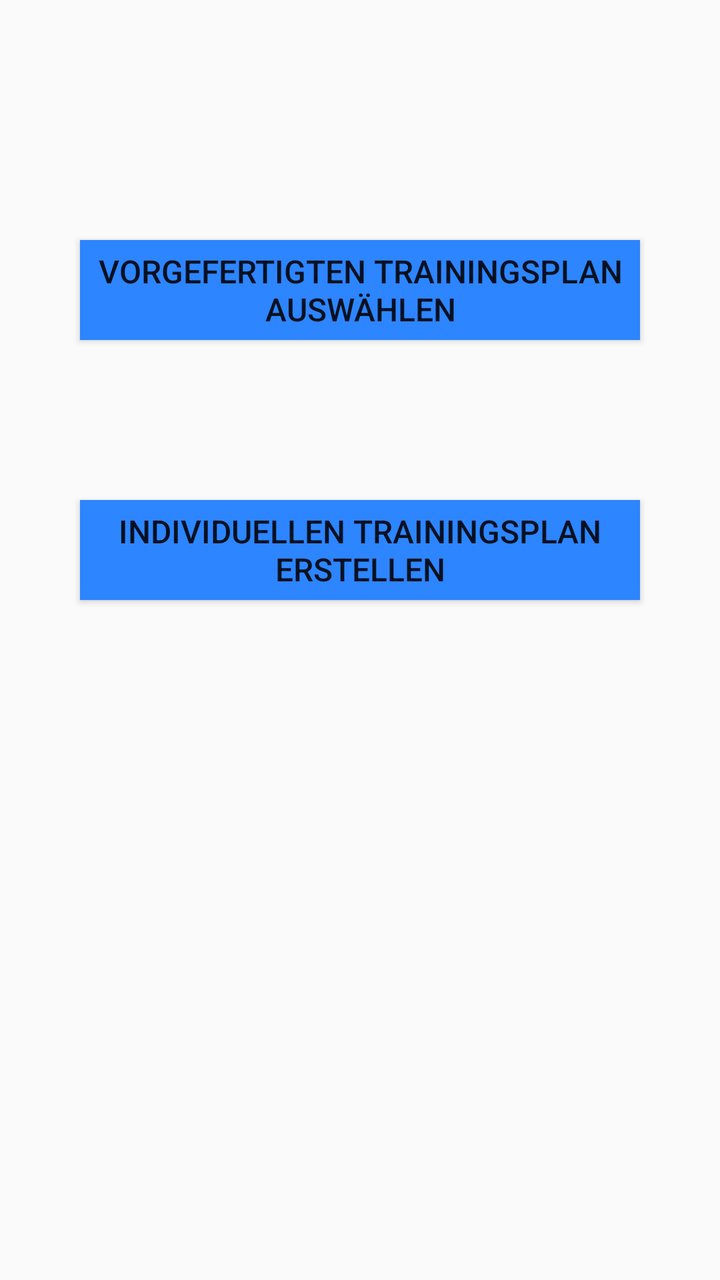
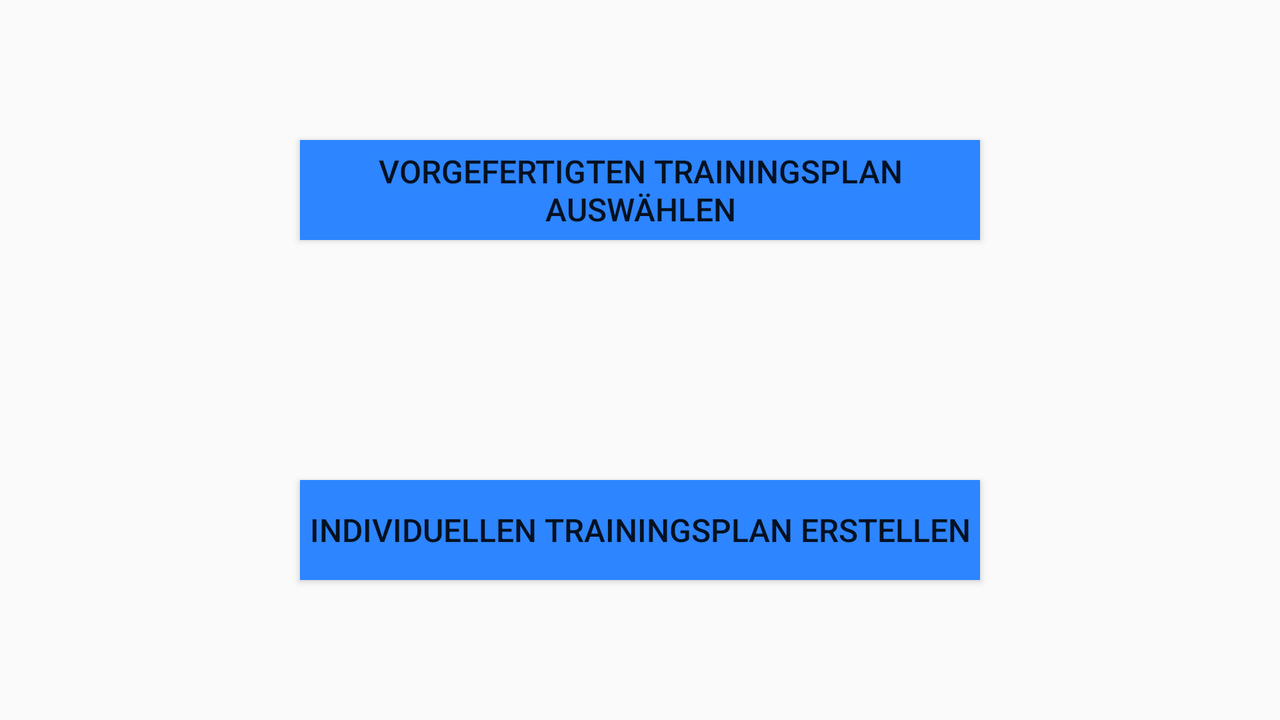

Two renders of one Android screen. The first uses the default layout on a phone; the second uses the alternative layout the repository ships for a different screen configuration, on a matching device. The two XML files are below.
<!-- AndroidManifest.xml: application theme AppTheme -->
<!-- res/layout/content_select_or_create.xml -->
<?xml version="1.0" encoding="utf-8"?>
<androidx.constraintlayout.widget.ConstraintLayout xmlns:android="http://schemas.android.com/apk/res/android"
    xmlns:app="http://schemas.android.com/apk/res-auto"
    xmlns:tools="http://schemas.android.com/tools"
    android:layout_width="match_parent"
    android:layout_height="match_parent"
    app:layout_behavior="@string/appbar_scrolling_view_behavior"
    tools:context=".SelectOrCreateActivity"
    tools:showIn="@layout/activity_select_or_create">

    <Button
        android:id="@+id/select_prebuilt_workout_plan_button"
        android:layout_width="match_parent"
        android:layout_height="@dimen/button_height"
        android:layout_marginStart="@dimen/margin_portrait"
        android:layout_marginTop="120dp"
        android:layout_marginEnd="@dimen/margin_portrait"
        android:background="@drawable/button_background"
        android:text="@string/select_prebuilt_workout_plan"
        android:textSize="16sp"
        app:layout_constraintEnd_toEndOf="parent"
        app:layout_constraintStart_toStartOf="parent"
        app:layout_constraintTop_toTopOf="parent" />

    <Button
        android:id="@+id/create_individual_workout_plan_button"
        android:layout_width="match_parent"
        android:layout_height="@dimen/button_height"
        android:layout_marginStart="@dimen/margin_portrait"
        android:layout_marginTop="80dp"
        android:layout_marginEnd="@dimen/margin_portrait"
        android:background="@drawable/button_background"
        android:text="@string/create_individual_workout_plan"
        android:textSize="16sp"
        app:layout_constraintEnd_toEndOf="parent"
        app:layout_constraintStart_toStartOf="parent"
        app:layout_constraintTop_toBottomOf="@+id/select_prebuilt_workout_plan_button" />

</androidx.constraintlayout.widget.ConstraintLayout>
<!-- res/layout/activity_select_or_create.xml (included above) -->
<?xml version="1.0" encoding="utf-8"?>
<androidx.constraintlayout.widget.ConstraintLayout xmlns:android="http://schemas.android.com/apk/res/android"
    xmlns:app="http://schemas.android.com/apk/res-auto"
    xmlns:tools="http://schemas.android.com/tools"
    android:layout_width="match_parent"
    android:layout_height="match_parent"
    tools:context=".SelectOrCreateActivity">

    <include layout="@layout/content_select_or_create" />

</androidx.constraintlayout.widget.ConstraintLayout>
<!-- resources referenced by this layout -->
<resources>
  <dimen name="button_height">50dp</dimen>
  <dimen name="margin_portrait">40dp</dimen>
  <!-- drawable button_background (drawable) -->
  <?xml version="1.0" encoding="utf-8"?>
  <shape xmlns:android="http://schemas.android.com/apk/res/android"
      android:shape="rectangle">
      <gradient
          android:angle="135"
          android:centerColor="@color/color_primary"
          android:endColor="@color/color_primary"
          android:startColor="@color/color_primary"
          android:type="linear" />
  </shape>
  <string name="create_individual_workout_plan">Individuellen Trainingsplan erstellen</string>
  <string name="select_prebuilt_workout_plan">Vorgefertigten Trainingsplan auswählen</string>
  <style name="AppTheme" parent="Theme.AppCompat.Light.DarkActionBar">
          <item name="colorPrimary">@color/color_primary</item>
          <item name="colorPrimaryDark">@color/color_primary_dark</item>
          <item name="colorAccent">@color/color_accent</item>
      </style>
  <color name="color_primary">#2d85ff</color>
  <color name="color_primary_dark">#0050ff</color>
  <color name="color_accent">#ff0000</color>
</resources>
<!-- res/layout-land/content_select_or_create.xml (the repository's variant of the layout above) -->
<!-- drawn on the phone turned sideways -->
<?xml version="1.0" encoding="utf-8"?>
<androidx.constraintlayout.widget.ConstraintLayout xmlns:android="http://schemas.android.com/apk/res/android"
    xmlns:app="http://schemas.android.com/apk/res-auto"
    xmlns:tools="http://schemas.android.com/tools"
    android:layout_width="match_parent"
    android:layout_height="match_parent"
    app:layout_behavior="@string/appbar_scrolling_view_behavior"
    tools:context=".SelectOrCreateActivity"
    tools:showIn="@layout/activity_select_or_create">

    <Button
        android:id="@+id/select_prebuilt_workout_plan_button"
        android:layout_width="match_parent"
        android:layout_height="@dimen/button_height"
        android:layout_marginStart="@dimen/margin_land"
        android:layout_marginTop="70dp"
        android:layout_marginEnd="@dimen/margin_land"
        android:background="@drawable/button_background"
        android:text="@string/select_prebuilt_workout_plan"
        android:textSize="16sp"
        app:layout_constraintEnd_toEndOf="parent"
        app:layout_constraintStart_toStartOf="parent"
        app:layout_constraintTop_toTopOf="parent" />

    <Button
        android:id="@+id/create_individual_workout_plan_button"
        android:layout_width="match_parent"
        android:layout_height="@dimen/button_height"
        android:layout_marginStart="@dimen/margin_land"
        android:layout_marginEnd="@dimen/margin_land"
        android:layout_marginBottom="70dp"
        android:background="@drawable/button_background"
        android:text="@string/create_individual_workout_plan"
        android:textSize="16sp"
        app:layout_constraintBottom_toBottomOf="parent"
        app:layout_constraintEnd_toEndOf="parent"
        app:layout_constraintStart_toStartOf="parent" />

</androidx.constraintlayout.widget.ConstraintLayout>
<!-- res/layout/content_select_or_create.xml (included above) -->
<?xml version="1.0" encoding="utf-8"?>
<androidx.constraintlayout.widget.ConstraintLayout xmlns:android="http://schemas.android.com/apk/res/android"
    xmlns:app="http://schemas.android.com/apk/res-auto"
    xmlns:tools="http://schemas.android.com/tools"
    android:layout_width="match_parent"
    android:layout_height="match_parent"
    app:layout_behavior="@string/appbar_scrolling_view_behavior"
    tools:context=".SelectOrCreateActivity"
    tools:showIn="@layout/activity_select_or_create">

    <Button
        android:id="@+id/select_prebuilt_workout_plan_button"
        android:layout_width="match_parent"
        android:layout_height="@dimen/button_height"
        android:layout_marginStart="@dimen/margin_portrait"
        android:layout_marginTop="120dp"
        android:layout_marginEnd="@dimen/margin_portrait"
        android:background="@drawable/button_background"
        android:text="@string/select_prebuilt_workout_plan"
        android:textSize="16sp"
        app:layout_constraintEnd_toEndOf="parent"
        app:layout_constraintStart_toStartOf="parent"
        app:layout_constraintTop_toTopOf="parent" />

    <Button
        android:id="@+id/create_individual_workout_plan_button"
        android:layout_width="match_parent"
        android:layout_height="@dimen/button_height"
        android:layout_marginStart="@dimen/margin_portrait"
        android:layout_marginTop="80dp"
        android:layout_marginEnd="@dimen/margin_portrait"
        android:background="@drawable/button_background"
        android:text="@string/create_individual_workout_plan"
        android:textSize="16sp"
        app:layout_constraintEnd_toEndOf="parent"
        app:layout_constraintStart_toStartOf="parent"
        app:layout_constraintTop_toBottomOf="@+id/select_prebuilt_workout_plan_button" />

</androidx.constraintlayout.widget.ConstraintLayout>
<!-- resources referenced by the variant -->
<!-- as the phone turned sideways resolves them -->
<resources>
  <dimen name="button_height">50dp</dimen>
  <dimen name="margin_land">150dp</dimen>
  <dimen name="margin_portrait">40dp</dimen>
  <!-- drawable button_background (drawable) -->
  <?xml version="1.0" encoding="utf-8"?>
  <shape xmlns:android="http://schemas.android.com/apk/res/android"
      android:shape="rectangle">
      <gradient
          android:angle="135"
          android:centerColor="@color/color_primary"
          android:endColor="@color/color_primary"
          android:startColor="@color/color_primary"
          android:type="linear" />
  </shape>
  <string name="create_individual_workout_plan">Individuellen Trainingsplan erstellen</string>
  <string name="select_prebuilt_workout_plan">Vorgefertigten Trainingsplan auswählen</string>
  <style name="AppTheme" parent="Theme.AppCompat.Light.DarkActionBar">
          <item name="colorPrimary">@color/color_primary</item>
          <item name="colorPrimaryDark">@color/color_primary_dark</item>
          <item name="colorAccent">@color/color_accent</item>
      </style>
  <color name="color_primary">#2d85ff</color>
  <color name="color_primary_dark">#0050ff</color>
  <color name="color_accent">#ff0000</color>
</resources>
